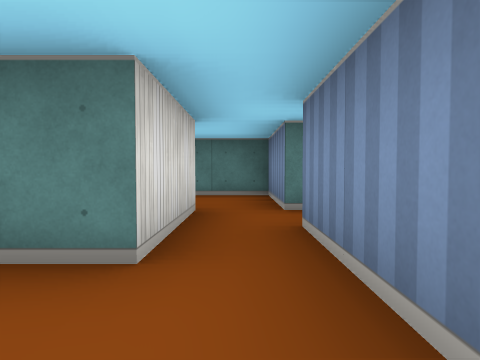
view 1 (above)

16 first-person views from a walk through a cub3D level. The camera is about half as high as the walls, tilts 2° down and sees 75° across. The floor is counted in squares. Each view is taken from the middle of a square. On the plan, view 1 faces up. The plan holds only what a view shows up to about 9 squares ahead; the rest is blank.

view 2
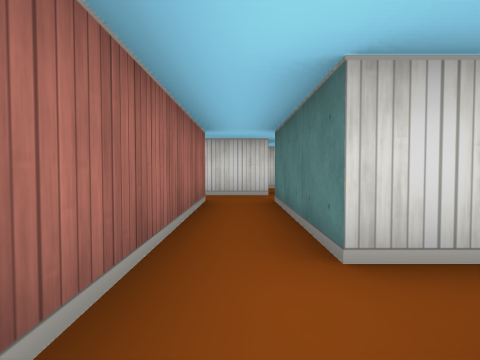

view 3
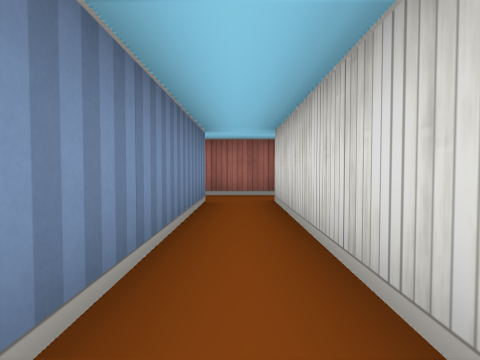

view 4
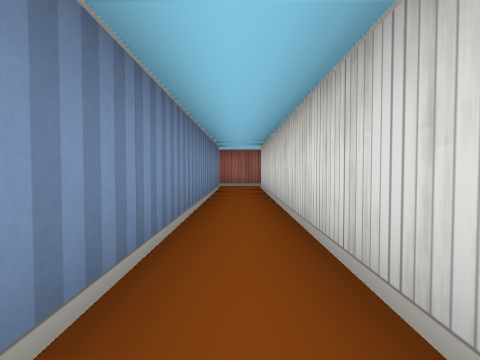

view 5
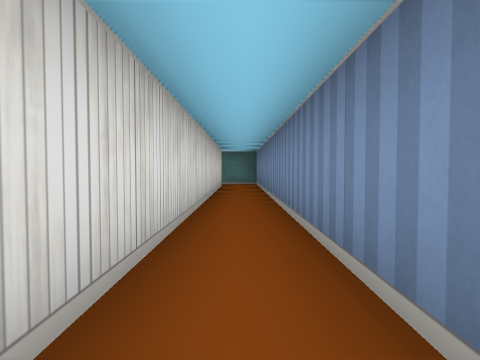

view 6
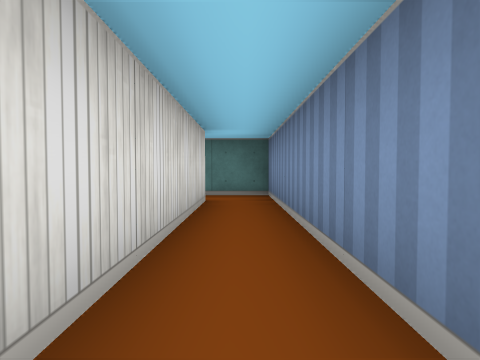

view 7
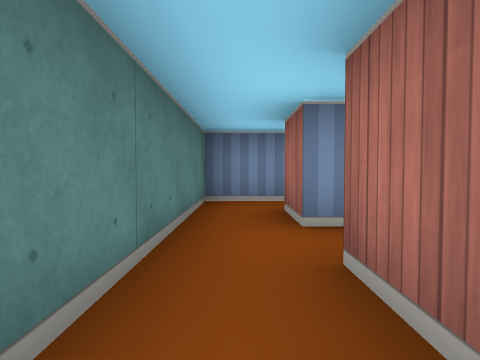

view 8
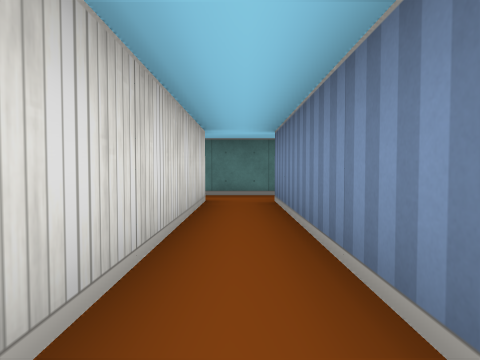

view 9
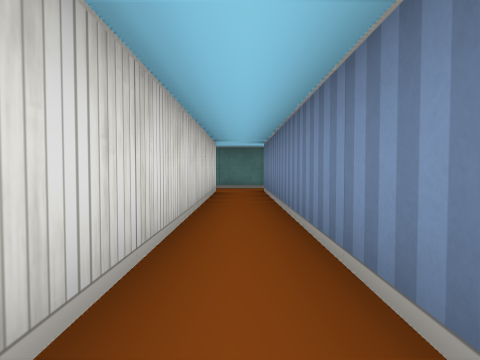

view 10
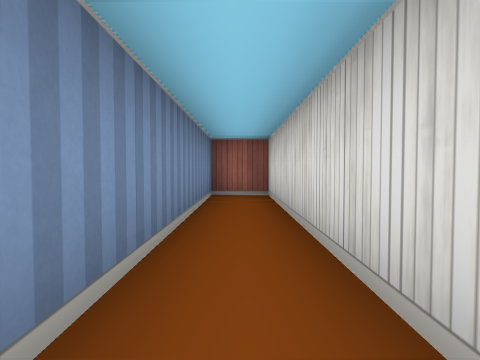

view 11
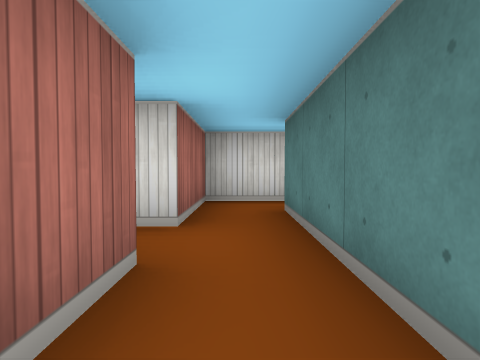

view 12
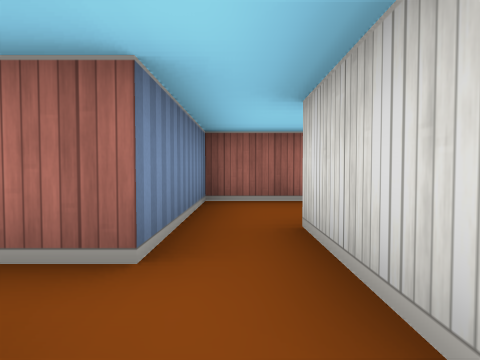

view 13
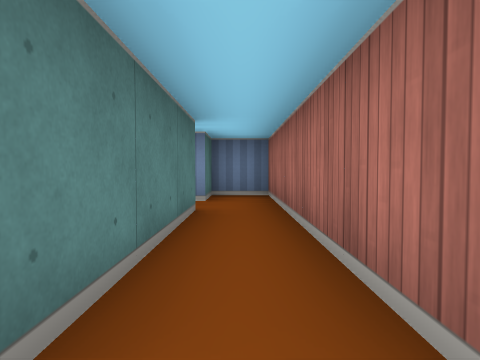

view 14
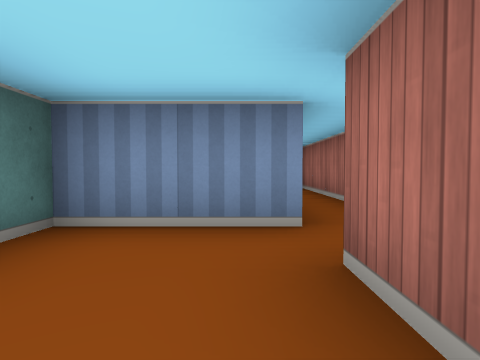

view 15
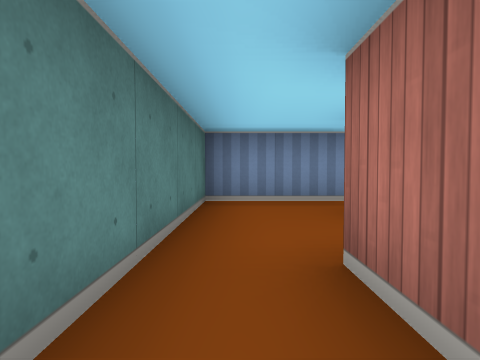

view 16
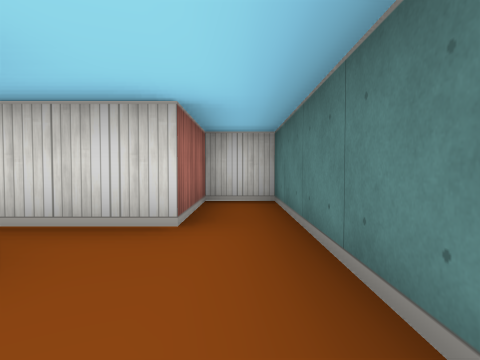

### Floor plan
Points are (right, up) in squares from view 1. A wall is a line through its corners. A room is listed if a view was taken in it or the views show most of it. See-through windows are left out.
Room 1 (view 1)
walls: (-0.5, 2.5) (-0.5, 1.5); (-1, -0.5) (0.5, -0.5) (0.5, 2.5)
ways out: opening at (0, 2) to room 5; opening at (-1, 0.5)
Room 2 (views 2, 3, 4, 5, 6, 11)
walls: (3.5, 16.5) (3.5, 3.5); (3.5, 2.5) (5.5, 2.5) (5.5, 3.5) (4.5, 3.5) (4.5, 17.5) (3.5, 17.5)
ways out: opening at (3, 17) to room 4; opening at (3, 3) to room 5
Room 3 (view 7)
walls: (-0.5, 17.8) (-0.5, 16.5) (1.5, 16.5); (1.5, 17.5) (0.5, 17.5)
ways out: opening at (1, 17) to room 4; opening at (0, 18)
Room 4 (views 8, 9, 10)
walls: (1.5, 16.5) (1.5, 9.5) (2.5, 9.5) (2.5, 16.5) (3.5, 16.5); (3.5, 17.5) (1.5, 17.5)
ways out: opening at (3, 17) to room 2; opening at (1, 17) to room 3
Room 5 (views 12, 13, 16)
walls: (0.5, 2.5) (3.5, 2.5); (-0.5, 3.5) (-0.5, 2.5); (3.5, 3.5) (0.5, 3.5) (0.5, 5.5) (-0.5, 5.5)
ways out: opening at (0, 2) to room 1; opening at (3, 3) to room 2; opening at (-1, 4.5) to room 6
Room 6 (views 14, 15)
walls: (-0.5, 5.5) (-4.5, 5.5) (-4.5, 4.5) (-2.5, 4.5) (-2.5, 3); (-1.4, 3.5) (-0.5, 3.5)
ways out: opening at (-1, 4.5) to room 5; opening at (-2, 3)

Where each view was taken, in squares from view 1:
view 1: 0 up, 0 right, facing up
view 2: 3 up, 5 right, facing left
view 3: 8 up, 4 right, facing down
view 4: 11 up, 4 right, facing down
view 5: 8 up, 4 right, facing up
view 6: 12 up, 4 right, facing up
view 7: 17 up, 0 right, facing right
view 8: 12 up, 2 right, facing up
view 9: 10 up, 2 right, facing up
view 10: 15 up, 2 right, facing down
view 11: 17 up, 4 right, facing left
view 12: 4 up, 0 right, facing down
view 13: 3 up, 0 right, facing right
view 14: 4 up, 2 left, facing right
view 15: 5 up, 4 left, facing right
view 16: 5 up, 0 right, facing left
